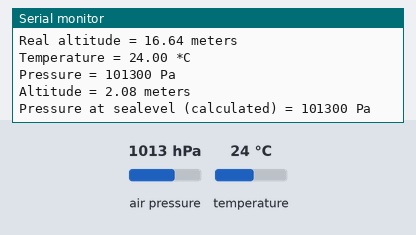
A sketch run on a simulated Arduino Uno, built for the host (arithmetic inside an expression is 32-bit, double 64-bit). Parts: the last lines printed to the serial monitor. The inputs (shaded band) are chosen by the test bench; at power-on: air pressure 1013 hPa, temperature 24 °C.

Above: at 1.2 s.
1.3 s: air pressure set to 952 hPa
At 1.3 s:
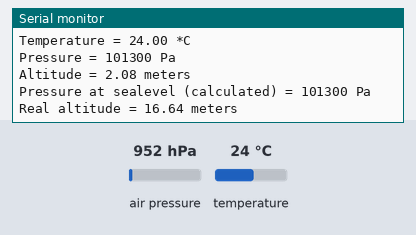
2.8 s: temperature set to 12 °C
At 3.4 s:
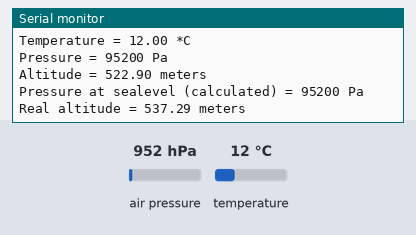
4.3 s: air pressure set to 975 hPa
At 5.2 s:
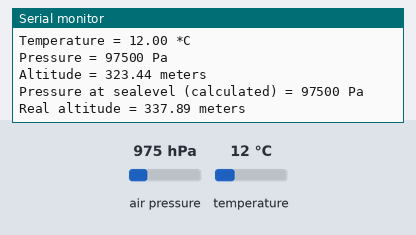
Timing chart, 0 to 7.3 s (numbered marks = the images above; inputs shaded):
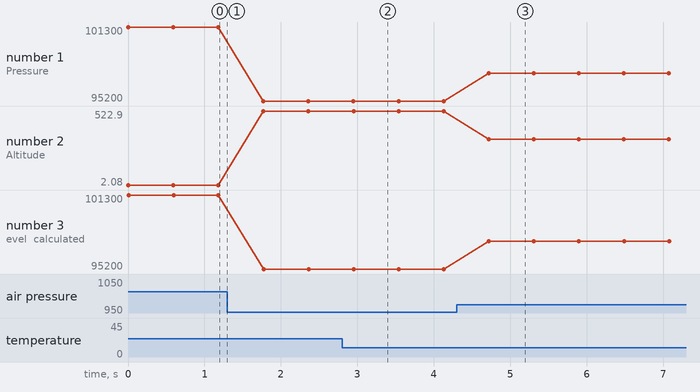

The sketch:

lab3part2.ino
```cpp
#include <Adafruit_BMP085.h>
#include <Wire.h>
#define I2C_SCL 32
#define I2C_SDA 18
Adafruit_BMP085 bmp;

TwoWire I2CBMP = TwoWire(1);

void setup() {
  // put your setup code here, to run once:
  Serial.begin(9600);
  //while (!bmp.begin()) {}
  I2CBMP.begin(I2C_SDA, I2C_SCL, 100000);
  if(!bmp.begin(0x77,&I2CBMP))
  {
      Serial.println("Error");
  }
  //while (!bmp.begin()) {}


}

void loop() {
    Serial.print("Temperature = ");
    Serial.print(bmp.readTemperature());
    Serial.println(" *C");

    Serial.print("Pressure = ");
    Serial.print(bmp.readPressure());
    Serial.println(" Pa");

    // Calculate altitude assuming 'standard' barometric
    // pressure of 1013.25 millibar = 101325 Pascal
    Serial.print("Altitude = ");
    Serial.print(bmp.readAltitude());
    Serial.println(" meters");

    Serial.print("Pressure at sealevel (calculated) = ");
    Serial.print(bmp.readSealevelPressure());
    Serial.println(" Pa");

  // you can get a more precise measurement of altitude
  // if you know the current sea level pressure which will
  // vary with weather and such. If it is 1015 millibars
  // that is equal to 101500 Pascals.
    Serial.print("Real altitude = ");
    Serial.print(bmp.readAltitude(101500));
    Serial.println(" meters");

    Serial.println();
    delay(500);
}


//#include <Adafruit_BMP085.h>
//#include <Wire.h>
//
//#define I2C_SCL 32
//#define I2C_SDA 18
//
//TwoWire I2CBMP = TwoWire(0);
//
//
//
//Adafruit_BMP085 bmp;
//
//
//void setup() {
//  Serial.begin(9600);
//  if (!bmp.begin(0x76,&I2CBMP)) {
//  Serial.println("Could not find a valid BMP085 sensor, check wiring!");
//  while (1) {}
//  }
//  I2CBMP.begin(I2C_SDA, I2C_SCL, 100000);
//
//
//}
//
//
//void loop() {
//    Serial.print("Temperature = ");
//    Serial.print(bmp.readTemperature());
//    Serial.println(" *C");
//
//    Serial.print("Pressure = ");
//    Serial.print(bmp.readPressure());
//    Serial.println(" Pa");
//
//    // Calculate altitude assuming 'standard' barometric
//    // pressure of 1013.25 millibar = 101325 Pascal
////    Serial.print("Altitude = ");
////    Serial.print(bmp.readAltitude());
////    Serial.println(" meters");
////
////    Serial.print("Pressure at sealevel (calculated) = ");
////    Serial.print(bmp.readSealevelPressure());
////    Serial.println(" Pa");
////
////  // you can get a more precise measurement of altitude
////  // if you know the current sea level pressure which will
////  // vary with weather and such. If it is 1015 millibars
////  // that is equal to 101500 Pascals.
////    Serial.print("Real altitude = ");
////    Serial.print(bmp.readAltitude(101500));
////    Serial.println(" meters");
////
//    Serial.println();
//    delay(500);
//
//}
//
//
```

Measured:
- after the input at 2.8 s, the serial monitor: prints a new line after 0.14 s (image 2)
- after the input at 4.3 s, the serial monitor: prints a new line after 0.42 s (image 3)
- plotted number 1: 101300 → 95200 after the input at 1.3 s, 95200 → 97500 after the input at 4.3 s
- plotted number 2: 2.08 → 522.9 after the input at 1.3 s, 522.9 → 323.44 after the input at 4.3 s
- plotted number 3: 101300 → 95200 after the input at 1.3 s, 95200 → 97500 after the input at 4.3 s
